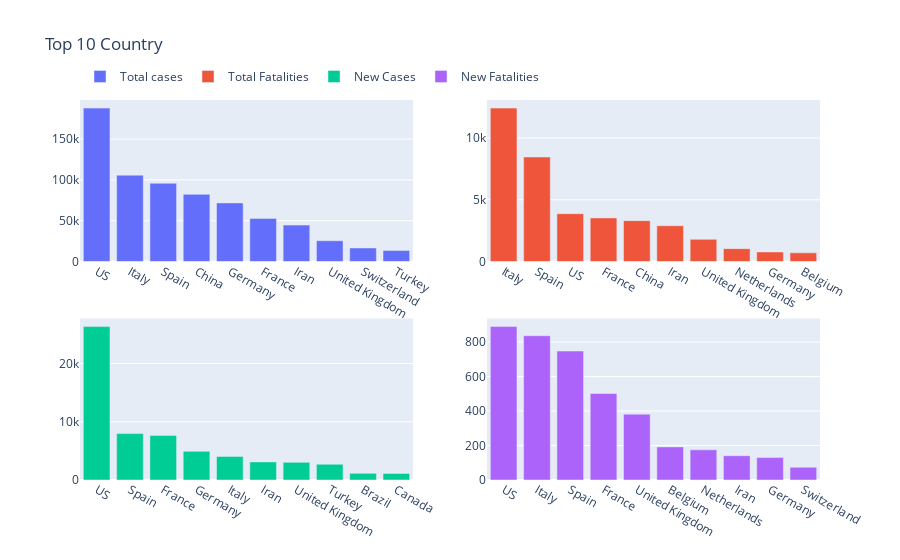

Write notebook code for a chart like this one.
### Code cell
df_now = df_now.sort_values('ConfirmedCases', ascending = False)
fig = make_subplots(rows = 2, cols = 2)
fig.add_bar(x=df_now['Country_Region'].head(10), y = df_now['ConfirmedCases'].head(10), row=1, col=1, name = 'Total cases')
df_now = df_now.sort_values('Fatalities', ascending=False)
fig.add_bar(x=df_now['Country_Region'].head(10), y = df_now['Fatalities'].head(10), row=1, col=2, name = 'Total Fatalities')


df_now = df_now.sort_values('New Cases', ascending=False)
fig.add_bar(x=df_now['Country_Region'].head(10), y = df_now['New Cases'].head(10), row=2, col=1, name = 'New Cases')
df_now = df_now.sort_values('New Fatalities', ascending=False)
fig.add_bar(x=df_now['Country_Region'].head(10), y = df_now['New Fatalities'].head(10), row=2, col=2, name = 'New Fatalities')

fig.update_layout({'title_text':'Top 10 Country','legend_orientation':'h','legend_y':1.1,'legend_yanchor':'auto'})

### Figure 1 — Plotly figure (JSON) as saved in the notebook; plotly's stock layout.template omitted (floating-point values rounded to 4 significant figures)
{"data": [{"name": "Total cases", "yaxis": "y", "xaxis": "x", "y": [188018, 105792, 95923, 82280, 71808, 52827, 44605, 25471, 16605, 13531], "x": ["US", "Italy", "Spain", "China", "Germany", "France", "Iran", "United Kingdom", "Switzerland", "Turkey"], "type": "bar"}, {"name": "Total Fatalities", "yaxis": "y2", "xaxis": "x2", "y": [12428, 8464, 3871, 3532, 3309, 2898, 1793, 1040, 775, 705], "x": ["Italy", "Spain", "US", "France", "China", "Iran", "United Kingdom", "Netherlands", "Germany", "Belgium"], "type": "bar"}, {"name": "New Cases", "yaxis": "y3", "xaxis": "x3", "y": [26341, 7967, 7657, 4923, 4053, 3110, 3027, 2704, 1138, 1128], "x": ["US", "Spain", "France", "Germany", "Italy", "Iran", "United Kingdom", "Turkey", "Brazil", "Canada"], "type": "bar"}, {"name": "New Fatalities", "yaxis": "y4", "xaxis": "x4", "y": [890, 837, 748, 502, 382, 192, 175, 141, 130, 74], "x": ["US", "Italy", "Spain", "France", "United Kingdom", "Belgium", "Netherlands", "Iran", "Germany", "Switzerland"], "type": "bar"}], "layout": {"title": {"text": "Top 10 Country"}, "xaxis4": {"domain": [0.55, 1], "anchor": "y4"}, "xaxis3": {"domain": [0, 0.45], "anchor": "y3"}, "xaxis2": {"domain": [0.55, 1], "anchor": "y2"}, "yaxis": {"domain": [0.575, 1], "anchor": "x"}, "yaxis2": {"domain": [0.575, 1], "anchor": "x2"}, "yaxis3": {"domain": [0, 0.425], "anchor": "x3"}, "yaxis4": {"domain": [0, 0.425], "anchor": "x4"}, "xaxis": {"domain": [0, 0.45], "anchor": "y"}, "legend": {"y": 1.1, "yanchor": "auto", "orientation": "h"}}}
